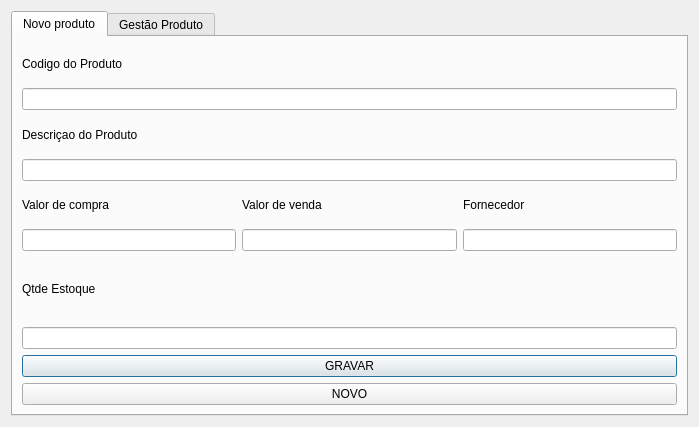
<?xml version="1.0" encoding="UTF-8"?>
<ui version="4.0">
 <class>gestao_estoque</class>
 <widget class="QDialog" name="gestao_estoque">
  <property name="geometry">
   <rect>
    <x>0</x>
    <y>0</y>
    <width>699</width>
    <height>427</height>
   </rect>
  </property>
  <property name="windowTitle">
   <string>Dialog</string>
  </property>
  <layout class="QHBoxLayout" name="horizontalLayout">
   <item>
    <widget class="QTabWidget" name="tabWidget">
     <property name="currentIndex">
      <number>0</number>
     </property>
     <widget class="QWidget" name="tab_Novoproduto">
      <attribute name="title">
       <string>Novo produto</string>
      </attribute>
      <layout class="QVBoxLayout" name="verticalLayout_3">
       <item>
        <layout class="QVBoxLayout" name="verticalLayout">
         <item>
          <widget class="QLabel" name="label_2">
           <property name="text">
            <string>Codigo do Produto</string>
           </property>
          </widget>
         </item>
         <item>
          <widget class="QLineEdit" name="txt_codigodoproduto"/>
         </item>
        </layout>
       </item>
       <item>
        <layout class="QVBoxLayout" name="verticalLayout_2">
         <item>
          <widget class="QLabel" name="label_3">
           <property name="text">
            <string>Descriçao do Produto </string>
           </property>
          </widget>
         </item>
         <item>
          <widget class="QLineEdit" name="txt_descricao"/>
         </item>
        </layout>
       </item>
       <item>
        <layout class="QHBoxLayout" name="horizontalLayout_2">
         <item>
          <layout class="QVBoxLayout" name="verticalLayout_5">
           <item>
            <widget class="QLabel" name="label">
             <property name="text">
              <string>Valor de compra</string>
             </property>
            </widget>
           </item>
           <item>
            <widget class="QLineEdit" name="txt_valorcompra"/>
           </item>
          </layout>
         </item>
         <item>
          <layout class="QVBoxLayout" name="verticalLayout_6">
           <item>
            <widget class="QLabel" name="label_5">
             <property name="text">
              <string>Valor de venda</string>
             </property>
            </widget>
           </item>
           <item>
            <widget class="QLineEdit" name="txt_valordevenda"/>
           </item>
          </layout>
         </item>
         <item>
          <layout class="QVBoxLayout" name="verticalLayout_4">
           <item>
            <widget class="QLabel" name="label_4">
             <property name="text">
              <string>Fornecedor</string>
             </property>
            </widget>
           </item>
           <item>
            <widget class="QLineEdit" name="txt_fornecedor"/>
           </item>
          </layout>
         </item>
        </layout>
       </item>
       <item>
        <layout class="QVBoxLayout" name="verticalLayout_7">
         <item>
          <widget class="QLabel" name="label_6">
           <property name="text">
            <string>Qtde Estoque</string>
           </property>
          </widget>
         </item>
        </layout>
       </item>
       <item>
        <widget class="QLineEdit" name="txt_qtdestoque"/>
       </item>
       <item>
        <widget class="QPushButton" name="btn_gravraproduto">
         <property name="text">
          <string>GRAVAR</string>
         </property>
        </widget>
       </item>
       <item>
        <layout class="QHBoxLayout" name="horizontalLayout_3">
         <item>
          <widget class="QPushButton" name="btn_novoproduto">
           <property name="text">
            <string>NOVO</string>
           </property>
          </widget>
         </item>
        </layout>
       </item>
      </layout>
     </widget>
     <widget class="QWidget" name="tb_gestaoproduto">
      <attribute name="title">
       <string>Gestão Produto</string>
      </attribute>
      <widget class="QTableWidget" name="tw_ge_produtos">
       <property name="geometry">
        <rect>
         <x>340</x>
         <y>100</y>
         <width>331</width>
         <height>261</height>
        </rect>
       </property>
      </widget>
      <widget class="QGroupBox" name="groupBox">
       <property name="geometry">
        <rect>
         <x>340</x>
         <y>10</y>
         <width>120</width>
         <height>80</height>
        </rect>
       </property>
       <property name="title">
        <string>Filtrar por:</string>
       </property>
       <widget class="QWidget" name="layoutWidget">
        <property name="geometry">
         <rect>
          <x>0</x>
          <y>20</y>
          <width>122</width>
          <height>48</height>
         </rect>
        </property>
        <layout class="QVBoxLayout" name="verticalLayout_8">
         <item>
          <widget class="QRadioButton" name="rb_ge_codigo">
           <property name="text">
            <string>Código Produto</string>
           </property>
           <property name="checked">
            <bool>true</bool>
           </property>
          </widget>
         </item>
         <item>
          <widget class="QRadioButton" name="rb_ge_des">
           <property name="text">
            <string>Descrição Produto</string>
           </property>
          </widget>
         </item>
        </layout>
       </widget>
      </widget>
      <widget class="QLineEdit" name="txt_ge_filtrar">
       <property name="geometry">
        <rect>
         <x>470</x>
         <y>60</y>
         <width>181</width>
         <height>22</height>
        </rect>
       </property>
      </widget>
      <widget class="QLabel" name="label_13">
       <property name="geometry">
        <rect>
         <x>470</x>
         <y>40</y>
         <width>51</width>
         <height>16</height>
        </rect>
       </property>
       <property name="text">
        <string>Filtrar</string>
       </property>
      </widget>
      <widget class="QPushButton" name="btn_ge_filtrar">
       <property name="geometry">
        <rect>
         <x>580</x>
         <y>30</y>
         <width>75</width>
         <height>24</height>
        </rect>
       </property>
       <property name="text">
        <string>Pesquisar</string>
       </property>
      </widget>
      <widget class="QWidget" name="layoutWidget">
       <property name="geometry">
        <rect>
         <x>0</x>
         <y>10</y>
         <width>321</width>
         <height>351</height>
        </rect>
       </property>
       <layout class="QVBoxLayout" name="verticalLayout_15">
        <item>
         <layout class="QVBoxLayout" name="verticalLayout_9">
          <item>
           <widget class="QLabel" name="label_7">
            <property name="text">
             <string>Codigo do Produto</string>
            </property>
           </widget>
          </item>
          <item>
           <widget class="QLineEdit" name="txt_ge_codigoproduto"/>
          </item>
         </layout>
        </item>
        <item>
         <layout class="QVBoxLayout" name="verticalLayout_10">
          <item>
           <widget class="QLabel" name="label_8">
            <property name="text">
             <string>Produto</string>
            </property>
           </widget>
          </item>
          <item>
           <widget class="QLineEdit" name="txt_ge_produto"/>
          </item>
         </layout>
        </item>
        <item>
         <layout class="QVBoxLayout" name="verticalLayout_11">
          <item>
           <widget class="QLabel" name="label_9">
            <property name="text">
             <string>Quantidade</string>
            </property>
           </widget>
          </item>
          <item>
           <widget class="QLineEdit" name="txt_ge_quantidade"/>
          </item>
         </layout>
        </item>
        <item>
         <layout class="QVBoxLayout" name="verticalLayout_12">
          <item>
           <widget class="QLabel" name="label_10">
            <property name="text">
             <string>Valor de Compra</string>
            </property>
           </widget>
          </item>
          <item>
           <widget class="QLineEdit" name="txt_ge_valorcompra"/>
          </item>
         </layout>
        </item>
        <item>
         <layout class="QVBoxLayout" name="verticalLayout_13">
          <item>
           <widget class="QLabel" name="label_11">
            <property name="text">
             <string>Valor de Venda</string>
            </property>
           </widget>
          </item>
          <item>
           <widget class="QLineEdit" name="txt_ge_valorvenda"/>
          </item>
         </layout>
        </item>
        <item>
         <layout class="QVBoxLayout" name="verticalLayout_14">
          <item>
           <widget class="QLabel" name="label_12">
            <property name="text">
             <string>Fornecedor</string>
            </property>
           </widget>
          </item>
          <item>
           <widget class="QLineEdit" name="txt_ge_fornecedor"/>
          </item>
          <item>
           <spacer name="verticalSpacer">
            <property name="orientation">
             <enum>Qt::Vertical</enum>
            </property>
            <property name="sizeHint" stdset="0">
             <size>
              <width>20</width>
              <height>40</height>
             </size>
            </property>
           </spacer>
          </item>
         </layout>
        </item>
        <item>
         <layout class="QHBoxLayout" name="horizontalLayout_4">
          <item>
           <widget class="QPushButton" name="btn_ge_gravar">
            <property name="text">
             <string>Gravar</string>
            </property>
           </widget>
          </item>
          <item>
           <widget class="QPushButton" name="btn_ge_excluir">
            <property name="text">
             <string>Excluir</string>
            </property>
           </widget>
          </item>
         </layout>
        </item>
       </layout>
      </widget>
     </widget>
    </widget>
   </item>
  </layout>
 </widget>
 <resources/>
 <connections/>
</ui>
